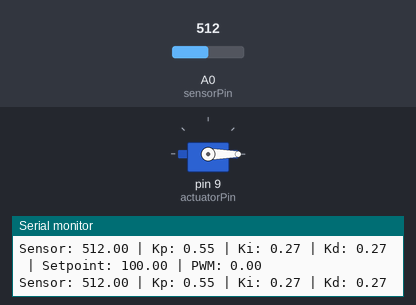
This sketch was run on a simulated Arduino Uno, built with avr-gcc and run on an emulated ATmega328P. On the bench: servo, the last lines printed to the serial monitor. The test bench sets the inputs (shaded band); at power-on: A0 (sensorPin) = 512.

Above: at 1.2 s.
1.3 s: A0 (sensorPin) set to 449
4.3 s: A0 (sensorPin) set to 428
5.8 s: A0 (sensorPin) set to 110
At 5.97 s:
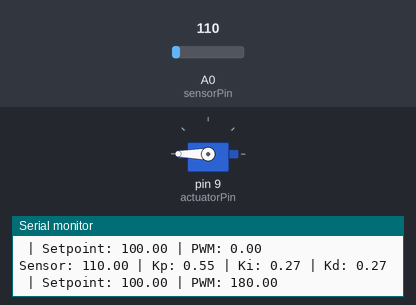
7.5 s: A0 (sensorPin) set to 95
At 8.4 s:
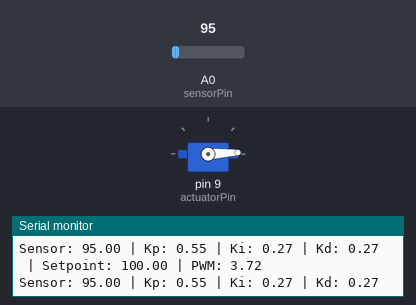
9.1 s: A0 (sensorPin) set to 0
At 9.36 s:
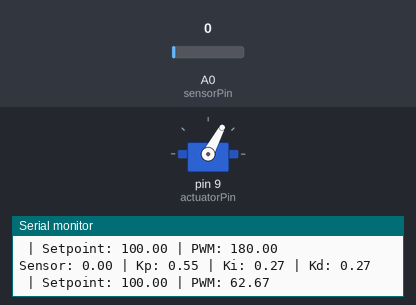
12.1 s: A0 (sensorPin) set to 306
Timing chart, 0 to 15.1 s (numbered marks = the images above; inputs shaded):
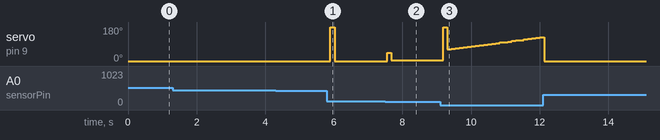

The sketch:

Controle.ino
```cpp
#include <PID_v1_bc.h> // Inclua a biblioteca PID
#include <Servo.h> // Inclua a biblioteca Servo para controle de servo-motor

// Defina os pinos para o sensor e o atuador (saída de controle)
const int sensorPin = A0; // Pino analógico para leitura do sensor
const int actuatorPin = 9; // Pino PWM para controle do atuador (servo-motor)

// Defina os parâmetros do controlador PID
double Setpoint = 100; // Defina o valor desejado (setpoint)
double Input, Output; // Variáveis para leitura do sensor e saída do controlador
double Kp = 0.5529, Ki = 0.2734, Kd = 0.2726; // Ganho do controlador PID, coloquei o do discreto, mas depende da frequência de leitura do sensor pra eu considerar contínuo ou discreto

// Crie uma instância do objeto PID
PID myPID(&Input, &Output, &Setpoint, Kp, Ki, Kd, DIRECT);

// Crie uma instância do objeto Servo para controlar o servo-motor
Servo myServo;

void setup() {
  // Inicialize o sensor e o atuador
  pinMode(sensorPin, INPUT);
  myServo.attach(actuatorPin);

  // Inicialize o controlador PID
  myPID.SetMode(AUTOMATIC);
  myPID.SetSampleTime(100); // Defina o tempo de amostragem em milissegundos (100 ms)
  myPID.SetOutputLimits(0, 180); // Defina os limites de saída do controlador (0 a 180 graus para o servo)

  // Inicialize a comunicação serial
  Serial.begin(9600);
}

void loop() {
  // Leia o valor do sensor
  Input = analogRead(sensorPin);

  // Calcule o controle PID
  myPID.Compute();

  // Ajuste a saída do controlador para o atuador (servo-motor)
  myServo.write(Output);

  // Imprima os valores
  Serial.print("Sensor: ");
  Serial.print(Input);
  Serial.print(" | Kp: ");
  Serial.print(Kp);
  Serial.print(" | Ki: ");
  Serial.print(Ki);
  Serial.print(" | Kd: ");
  Serial.println(Kd);
  Serial.print(" | Setpoint: ");
  Serial.print(Setpoint);
  Serial.print(" | PWM: ");
  Serial.println(Output); // No caso de servo-motores, o valor de saída é diretamente o ângulo

  // Espere um tempo antes da próxima iteração
  delay(100); // Intervalo de amostragem de 100 ms
}
```

Measured:
- the behaviour switches between 100 and 99 on A0 (sensorPin) (found by bisection; images 1 and 2)
- after the input at 5.8 s, servo on pin 9 (actuatorPin): 0° → 180° after 0.10 s, → 0° 0.12 s later
- after the input at 7.5 s, servo on pin 9 (actuatorPin): 0° → 43° after 0.05 s, → 3° 0.12 s later, → 4° 0.94 s later
